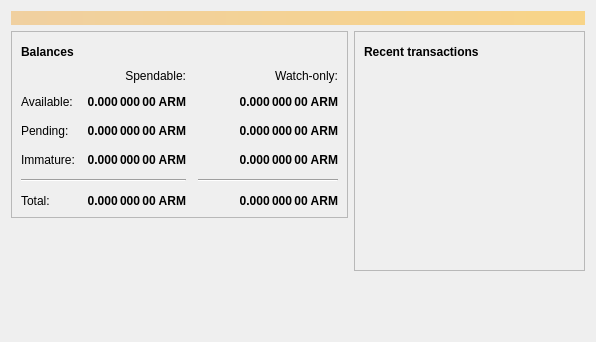
<?xml version="1.0" encoding="UTF-8"?>
<ui version="4.0">
 <class>OverviewPage</class>
 <widget class="QWidget" name="OverviewPage">
  <property name="geometry">
   <rect>
    <x>0</x>
    <y>0</y>
    <width>596</width>
    <height>342</height>
   </rect>
  </property>
  <property name="windowTitle">
   <string>Form</string>
  </property>
  <layout class="QVBoxLayout" name="topLayout">
   <item>
    <widget class="QLabel" name="labelAlerts">
     <property name="visible">
      <bool>false</bool>
     </property>
     <property name="styleSheet">
      <string notr="true">QLabel { background-color: qlineargradient(x1: 0, y1: 0, x2: 1, y2: 0, stop:0 #F0D0A0, stop:1 #F8D488); color:#000000; }</string>
     </property>
     <property name="wordWrap">
      <bool>true</bool>
     </property>
     <property name="margin">
      <number>3</number>
     </property>
     <property name="textInteractionFlags">
      <set>Qt::TextSelectableByMouse</set>
     </property>
    </widget>
   </item>
   <item>
    <layout class="QHBoxLayout" name="horizontalLayout" stretch="1,1">
     <item>
      <layout class="QVBoxLayout" name="verticalLayout_2">
       <item>
        <widget class="QFrame" name="frame">
         <property name="frameShape">
          <enum>QFrame::StyledPanel</enum>
         </property>
         <property name="frameShadow">
          <enum>QFrame::Raised</enum>
         </property>
         <layout class="QVBoxLayout" name="verticalLayout_4">
          <item>
           <layout class="QHBoxLayout" name="horizontalLayout_4">
            <item>
             <widget class="QLabel" name="label_5">
              <property name="font">
               <font>
                <weight>75</weight>
                <bold>true</bold>
               </font>
              </property>
              <property name="text">
               <string>Balances</string>
              </property>
             </widget>
            </item>
            <item>
             <widget class="QPushButton" name="labelWalletStatus">
              <property name="enabled">
               <bool>true</bool>
              </property>
              <property name="maximumSize">
               <size>
                <width>30</width>
                <height>16777215</height>
               </size>
              </property>
              <property name="toolTip">
               <string>The displayed information may be out of date. Your wallet automatically synchronizes with the Bosscoins network after a connection is established, but this process has not completed yet.</string>
              </property>
              <property name="text">
               <string/>
              </property>
              <property name="icon">
               <iconset resource="../bitcoin.qrc">
                <normaloff>:/icons/warning</normaloff>
                <disabledoff>:/icons/warning</disabledoff>:/icons/warning</iconset>
              </property>
              <property name="iconSize">
               <size>
                <width>24</width>
                <height>24</height>
               </size>
              </property>
              <property name="flat">
               <bool>true</bool>
              </property>
             </widget>
            </item>
            <item>
             <spacer name="horizontalSpacer_3">
              <property name="orientation">
               <enum>Qt::Horizontal</enum>
              </property>
              <property name="sizeHint" stdset="0">
               <size>
                <width>40</width>
                <height>20</height>
               </size>
              </property>
             </spacer>
            </item>
           </layout>
          </item>
          <item>
           <layout class="QGridLayout" name="gridLayout">
            <property name="spacing">
             <number>12</number>
            </property>
            <item row="2" column="2">
             <widget class="QLabel" name="labelWatchPending">
              <property name="font">
               <font>
                <weight>75</weight>
                <bold>true</bold>
               </font>
              </property>
              <property name="cursor">
               <cursorShape>IBeamCursor</cursorShape>
              </property>
              <property name="toolTip">
               <string>Unconfirmed transactions to watch-only addresses</string>
              </property>
              <property name="text">
               <string notr="true">0.000 000 00 ARM</string>
              </property>
              <property name="alignment">
               <set>Qt::AlignRight|Qt::AlignTrailing|Qt::AlignVCenter</set>
              </property>
              <property name="textInteractionFlags">
               <set>Qt::LinksAccessibleByMouse|Qt::TextSelectableByKeyboard|Qt::TextSelectableByMouse</set>
              </property>
             </widget>
            </item>
            <item row="2" column="1">
             <widget class="QLabel" name="labelUnconfirmed">
              <property name="font">
               <font>
                <weight>75</weight>
                <bold>true</bold>
               </font>
              </property>
              <property name="cursor">
               <cursorShape>IBeamCursor</cursorShape>
              </property>
              <property name="toolTip">
               <string>Total of transactions that have yet to be confirmed, and do not yet count toward the spendable balance</string>
              </property>
              <property name="text">
               <string notr="true">0.000 000 00 ARM</string>
              </property>
              <property name="alignment">
               <set>Qt::AlignRight|Qt::AlignTrailing|Qt::AlignVCenter</set>
              </property>
              <property name="textInteractionFlags">
               <set>Qt::LinksAccessibleByMouse|Qt::TextSelectableByKeyboard|Qt::TextSelectableByMouse</set>
              </property>
             </widget>
            </item>
            <item row="3" column="2">
             <widget class="QLabel" name="labelWatchImmature">
              <property name="font">
               <font>
                <weight>75</weight>
                <bold>true</bold>
               </font>
              </property>
              <property name="cursor">
               <cursorShape>IBeamCursor</cursorShape>
              </property>
              <property name="toolTip">
               <string>Mined balance in watch-only addresses that has not yet matured</string>
              </property>
              <property name="text">
               <string notr="true">0.000 000 00 ARM</string>
              </property>
              <property name="alignment">
               <set>Qt::AlignRight|Qt::AlignTrailing|Qt::AlignVCenter</set>
              </property>
              <property name="textInteractionFlags">
               <set>Qt::LinksAccessibleByMouse|Qt::TextSelectableByKeyboard|Qt::TextSelectableByMouse</set>
              </property>
             </widget>
            </item>
            <item row="4" column="0" colspan="2">
             <widget class="Line" name="line">
              <property name="orientation">
               <enum>Qt::Horizontal</enum>
              </property>
             </widget>
            </item>
            <item row="4" column="2">
             <widget class="Line" name="lineWatchBalance">
              <property name="sizePolicy">
               <sizepolicy hsizetype="Preferred" vsizetype="Fixed">
                <horstretch>0</horstretch>
                <verstretch>0</verstretch>
               </sizepolicy>
              </property>
              <property name="minimumSize">
               <size>
                <width>140</width>
                <height>0</height>
               </size>
              </property>
              <property name="orientation">
               <enum>Qt::Horizontal</enum>
              </property>
             </widget>
            </item>
            <item row="5" column="0">
             <widget class="QLabel" name="labelTotalText">
              <property name="text">
               <string>Total:</string>
              </property>
             </widget>
            </item>
            <item row="3" column="1">
             <widget class="QLabel" name="labelImmature">
              <property name="font">
               <font>
                <weight>75</weight>
                <bold>true</bold>
               </font>
              </property>
              <property name="cursor">
               <cursorShape>IBeamCursor</cursorShape>
              </property>
              <property name="toolTip">
               <string>Mined balance that has not yet matured</string>
              </property>
              <property name="text">
               <string notr="true">0.000 000 00 ARM</string>
              </property>
              <property name="alignment">
               <set>Qt::AlignRight|Qt::AlignTrailing|Qt::AlignVCenter</set>
              </property>
              <property name="textInteractionFlags">
               <set>Qt::LinksAccessibleByMouse|Qt::TextSelectableByKeyboard|Qt::TextSelectableByMouse</set>
              </property>
             </widget>
            </item>
            <item row="2" column="3">
             <spacer name="horizontalSpacer_2">
              <property name="orientation">
               <enum>Qt::Horizontal</enum>
              </property>
              <property name="sizeHint" stdset="0">
               <size>
                <width>40</width>
                <height>20</height>
               </size>
              </property>
             </spacer>
            </item>
            <item row="3" column="0">
             <widget class="QLabel" name="labelImmatureText">
              <property name="text">
               <string>Immature:</string>
              </property>
             </widget>
            </item>
            <item row="5" column="1">
             <widget class="QLabel" name="labelTotal">
              <property name="font">
               <font>
                <weight>75</weight>
                <bold>true</bold>
               </font>
              </property>
              <property name="cursor">
               <cursorShape>IBeamCursor</cursorShape>
              </property>
              <property name="toolTip">
               <string>Your current total balance</string>
              </property>
              <property name="text">
               <string notr="true">0.000 000 00 ARM</string>
              </property>
              <property name="alignment">
               <set>Qt::AlignRight|Qt::AlignTrailing|Qt::AlignVCenter</set>
              </property>
              <property name="textInteractionFlags">
               <set>Qt::LinksAccessibleByMouse|Qt::TextSelectableByKeyboard|Qt::TextSelectableByMouse</set>
              </property>
             </widget>
            </item>
            <item row="5" column="2">
             <widget class="QLabel" name="labelWatchTotal">
              <property name="font">
               <font>
                <weight>75</weight>
                <bold>true</bold>
               </font>
              </property>
              <property name="cursor">
               <cursorShape>IBeamCursor</cursorShape>
              </property>
              <property name="toolTip">
               <string>Current total balance in watch-only addresses</string>
              </property>
              <property name="text">
               <string notr="true">0.000 000 00 ARM</string>
              </property>
              <property name="alignment">
               <set>Qt::AlignRight|Qt::AlignTrailing|Qt::AlignVCenter</set>
              </property>
              <property name="textInteractionFlags">
               <set>Qt::LinksAccessibleByMouse|Qt::TextSelectableByKeyboard|Qt::TextSelectableByMouse</set>
              </property>
             </widget>
            </item>
            <item row="0" column="2">
             <widget class="QLabel" name="labelWatchonly">
              <property name="text">
               <string>Watch-only:</string>
              </property>
              <property name="alignment">
               <set>Qt::AlignRight|Qt::AlignTrailing|Qt::AlignVCenter</set>
              </property>
             </widget>
            </item>
            <item row="1" column="0">
             <widget class="QLabel" name="labelBalanceText">
              <property name="text">
               <string>Available:</string>
              </property>
             </widget>
            </item>
            <item row="1" column="1">
             <widget class="QLabel" name="labelBalance">
              <property name="font">
               <font>
                <weight>75</weight>
                <bold>true</bold>
               </font>
              </property>
              <property name="cursor">
               <cursorShape>IBeamCursor</cursorShape>
              </property>
              <property name="toolTip">
               <string>Your current spendable balance</string>
              </property>
              <property name="text">
               <string notr="true">0.000 000 00 ARM</string>
              </property>
              <property name="alignment">
               <set>Qt::AlignRight|Qt::AlignTrailing|Qt::AlignVCenter</set>
              </property>
              <property name="textInteractionFlags">
               <set>Qt::LinksAccessibleByMouse|Qt::TextSelectableByKeyboard|Qt::TextSelectableByMouse</set>
              </property>
             </widget>
            </item>
            <item row="1" column="2">
             <widget class="QLabel" name="labelWatchAvailable">
              <property name="font">
               <font>
                <weight>75</weight>
                <bold>true</bold>
               </font>
              </property>
              <property name="cursor">
               <cursorShape>IBeamCursor</cursorShape>
              </property>
              <property name="toolTip">
               <string>Your current balance in watch-only addresses</string>
              </property>
              <property name="text">
               <string notr="true">0.000 000 00 ARM</string>
              </property>
              <property name="alignment">
               <set>Qt::AlignRight|Qt::AlignTrailing|Qt::AlignVCenter</set>
              </property>
              <property name="textInteractionFlags">
               <set>Qt::LinksAccessibleByMouse|Qt::TextSelectableByKeyboard|Qt::TextSelectableByMouse</set>
              </property>
             </widget>
            </item>
            <item row="2" column="0">
             <widget class="QLabel" name="labelPendingText">
              <property name="text">
               <string>Pending:</string>
              </property>
             </widget>
            </item>
            <item row="0" column="1">
             <widget class="QLabel" name="labelSpendable">
              <property name="text">
               <string>Spendable:</string>
              </property>
              <property name="alignment">
               <set>Qt::AlignRight|Qt::AlignTrailing|Qt::AlignVCenter</set>
              </property>
             </widget>
            </item>
           </layout>
          </item>
         </layout>
        </widget>
       </item>
       <item>
        <spacer name="verticalSpacer">
         <property name="orientation">
          <enum>Qt::Vertical</enum>
         </property>
         <property name="sizeHint" stdset="0">
          <size>
           <width>20</width>
           <height>40</height>
          </size>
         </property>
        </spacer>
       </item>
      </layout>
     </item>
     <item>
      <layout class="QVBoxLayout" name="verticalLayout_3">
       <item>
        <widget class="QFrame" name="frame_2">
         <property name="frameShape">
          <enum>QFrame::StyledPanel</enum>
         </property>
         <property name="frameShadow">
          <enum>QFrame::Raised</enum>
         </property>
         <layout class="QVBoxLayout" name="verticalLayout">
          <item>
           <layout class="QHBoxLayout" name="horizontalLayout_2">
            <item>
             <widget class="QLabel" name="label_4">
              <property name="font">
               <font>
                <weight>75</weight>
                <bold>true</bold>
               </font>
              </property>
              <property name="text">
               <string>Recent transactions</string>
              </property>
             </widget>
            </item>
            <item>
             <widget class="QPushButton" name="labelTransactionsStatus">
              <property name="enabled">
               <bool>true</bool>
              </property>
              <property name="maximumSize">
               <size>
                <width>30</width>
                <height>16777215</height>
               </size>
              </property>
              <property name="toolTip">
               <string>The displayed information may be out of date. Your wallet automatically synchronizes with the Bosscoins network after a connection is established, but this process has not completed yet.</string>
              </property>
              <property name="text">
               <string/>
              </property>
              <property name="icon">
               <iconset resource="../bitcoin.qrc">
                <normaloff>:/icons/warning</normaloff>
                <disabledoff>:/icons/warning</disabledoff>:/icons/warning</iconset>
              </property>
              <property name="iconSize">
               <size>
                <width>24</width>
                <height>24</height>
               </size>
              </property>
              <property name="flat">
               <bool>true</bool>
              </property>
             </widget>
            </item>
            <item>
             <spacer name="horizontalSpacer">
              <property name="orientation">
               <enum>Qt::Horizontal</enum>
              </property>
              <property name="sizeHint" stdset="0">
               <size>
                <width>40</width>
                <height>20</height>
               </size>
              </property>
             </spacer>
            </item>
           </layout>
          </item>
          <item>
           <widget class="QListView" name="listTransactions">
            <property name="styleSheet">
             <string notr="true">QListView { background: transparent; }</string>
            </property>
            <property name="frameShape">
             <enum>QFrame::NoFrame</enum>
            </property>
            <property name="verticalScrollBarPolicy">
             <enum>Qt::ScrollBarAlwaysOff</enum>
            </property>
            <property name="horizontalScrollBarPolicy">
             <enum>Qt::ScrollBarAlwaysOff</enum>
            </property>
            <property name="selectionMode">
             <enum>QAbstractItemView::NoSelection</enum>
            </property>
           </widget>
          </item>
         </layout>
        </widget>
       </item>
       <item>
        <spacer name="verticalSpacer_2">
         <property name="orientation">
          <enum>Qt::Vertical</enum>
         </property>
         <property name="sizeHint" stdset="0">
          <size>
           <width>20</width>
           <height>40</height>
          </size>
         </property>
        </spacer>
       </item>
      </layout>
     </item>
    </layout>
   </item>
  </layout>
 </widget>
 <resources/>
 <connections/>
</ui>
